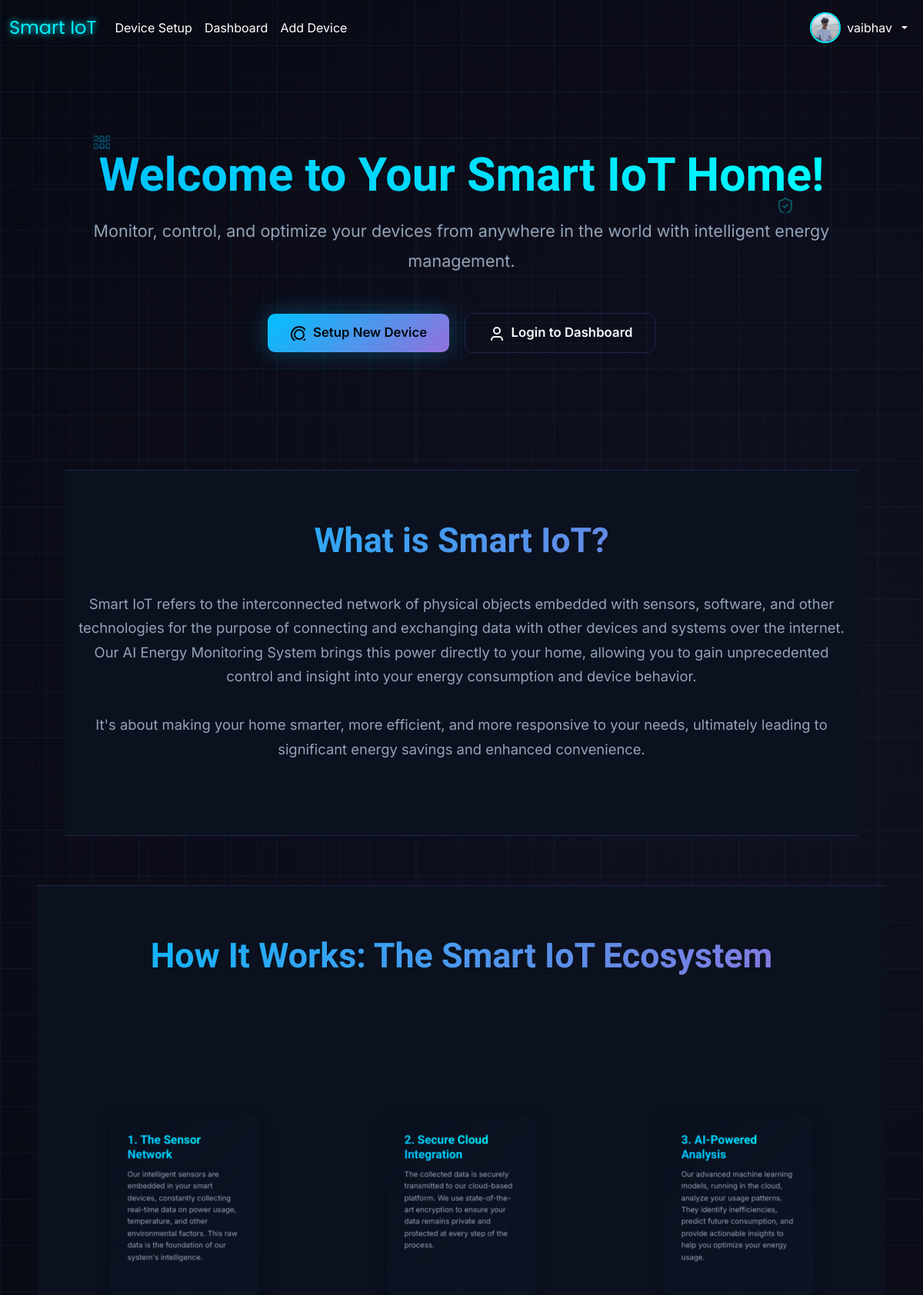
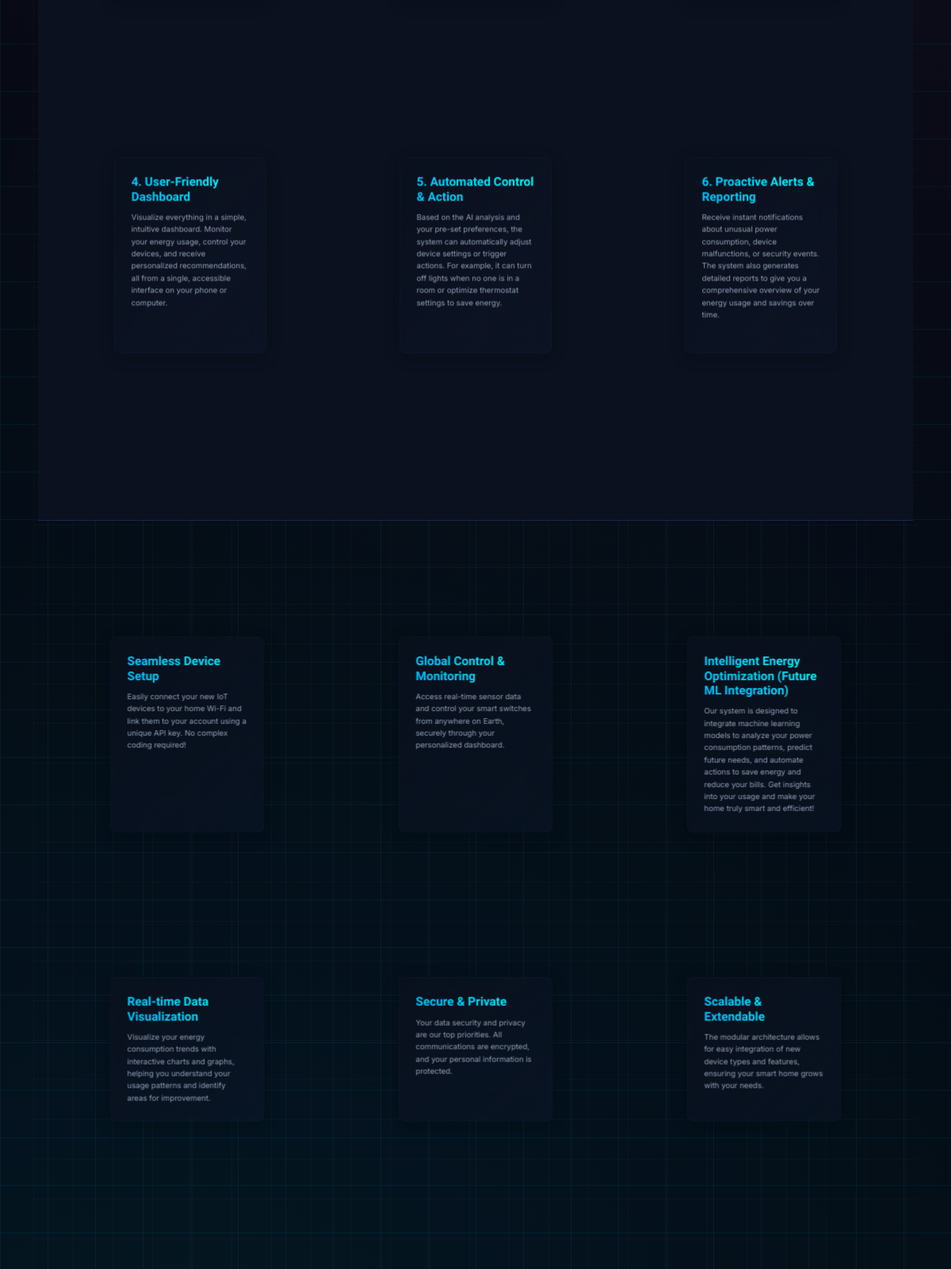
The app's page / (signed in, upper part) with its own data (2 pictures, top to bottom).
### core/models.py (models this page shows, shortened)
class CustomUser(AbstractUser):
    GENDER_CHOICES = [
        ('M', 'Male'),
        ('F', 'Female'),
        ('O', 'Other'),
        ('N', 'Prefer not to say'),
    ]
    phone_number = models.CharField(max_length=15, blank=True, null=True, unique=True)
    date_of_birth = models.DateField(blank=True, null=True)
    gender = models.CharField(max_length=1, choices=GENDER_CHOICES, blank=True, null=True)
    address = models.TextField(blank=True, null=True)
    profile_picture = models.ImageField(upload_to='profile_pics/', blank=True, null=True)
    class Meta:
        verbose_name = 'User'
        verbose_name_plural = 'Users'

### core/views.py (the view)
# urls.py: path('', homepage, name='homepage'),
def homepage(request):
    return render(request, 'core/homepage.html')

### core/templates/core/homepage.html (shortened to what this page needs)
{% extends 'base.html' %}
{% load static %}
{% block head_extra %}
<link href="https://cdnjs.cloudflare.com/ajax/libs/lucide/0.263.1/lucide.min.css" rel="stylesheet">
<link href="https://unpkg.com/aos@2.3.1/dist/aos.css" rel="stylesheet">
{% endblock %}
{% block content %}
<div class="container-full-height">
    <div class="floating-icons">
        <svg class="floating-icon icon" style="color: var(--accent);">
            <path d="M20 13c0 5-3.5 7.5-7.66 8.95a1 1 0 0 1-.67-.01C7.5 20.5 4 18 4 13V6a1 1 0 0 1 1-1c2 0 4.5-1.2 6.24-2.72a1.17 1.17 0 0 1 1.52 0C14.51 3.81 17 5 19 5a1 1 0 0 1 1 1v7z" />
            <path d="m9 12 2 2 4-4" />
        </svg>
    </div>
    <section class="hero-section" data-aos="fade-up">
        <h1 class="hero-title">Welcome to Your Smart IoT Home!</h1>
        <p class="hero-subtitle">Monitor, control, and optimize your devices from anywhere in the world with intelligent energy management.</p>
        <div class="hero-buttons" data-aos="fade-up" data-aos-delay="200">
            <a href="{% url 'device_onboarding' %}" class="btn-custom btn-primary-custom" id="setup-device-btn">
                <svg class="icon"><path d="M12 2a10 10 0 1 0 10 10A10 10 0 0 0 12 2Z" /><path d="M12 18a6 6 0 1 0 0-12 6 6 0 0 0 0 12Z" /></svg>
                Setup New Device
            </a>
            <a href="{% url 'login' %}" class="btn-custom btn-outline-custom">
                <svg class="icon"><path d="M19 21v-2a4 4 0 0 0-4-4H9a4 4 0 0 0-4 4v2" /><circle cx="12" cy="7" r="4" /></svg>
                Login to Dashboard
            </a>
        </div>
    </section>
    <section class="info-section" data-aos="fade-up">
        <h2>What is Smart IoT?</h2>
        <p>Smart IoT refers to the interconnected network of physical objects embedded with sensors, software, and other technologies for the purpose of connecting and exchanging data with other devices and systems over the internet. Our AI Energy Monitoring System brings this power directly to your home, allowing you to gain unprecedented control and insight into your energy consumption and device behavior.</p>
        <p>It's about making your home smarter, more efficient, and more responsive to your needs, ultimately leading to significant energy savings and enhanced convenience.</p>
    </section>
    <section class="info-section" data-aos="fade-up">
    <h2>How It Works: The Smart IoT Ecosystem</h2>
    <div class="features-grid">
        <div class="feature-card" data-aos="zoom-in" data-aos-delay="100">
            <h5>1. The Sensor Network</h5>
            <p>Our intelligent sensors are embedded in your smart devices, constantly collecting real-time data on power usage, temperature, and other environmental factors. This raw data is the foundation of our system's intelligence.</p>
        </div>
        <div class="feature-card" data-aos="zoom-in" data-aos-delay="200">
            <h5>2. Secure Cloud Integration</h5>
            <p>The collected data is securely transmitted to our cloud-based platform. We use state-of-the-art encryption to ensure your data remains private and protected at every step of the process.</p>
        </div>
        <div class="feature-card" data-aos="zoom-in" data-aos-delay="300">
            <h5>3. AI-Powered Analysis</h5>
            <p>Our advanced machine learning models, running in the cloud, analyze your usage patterns. They identify inefficiencies, predict future consumption, and provide actionable insights to help you optimize your energy usage.</p>
        </div>
        <div class="feature-card" data-aos="zoom-in" data-aos-delay="400">
            <h5>4. User-Friendly Dashboard</h5>
            <p>Visualize everything in a simple, intuitive dashboard. Monitor your energy usage, control your devices, and receive personalized recommendations, all from a single, accessible interface on your phone or computer.</p>
        </div>
        <div class="feature-card" data-aos="zoom-in" data-aos-delay="500">
            <h5>5. Automated Control & Action</h5>
            <p>Based on the AI analysis and your pre-set preferences, the system can automatically adjust device settings or trigger actions. For example, it can turn off lights when no one is in a room or optimize thermostat settings to save energy.</p>
        </div>
        <div class="feature-card" data-aos="zoom-in" data-aos-delay="600">
            <h5>6. Proactive Alerts & Reporting</h5>
            <p>Receive instant notifications about unusual power consumption, device malfunctions, or security events. The system also generates detailed reports to give you a comprehensive overview of your energy usage and savings over time.</p>
        </div>
    </div>
</section>
    <section class="features-grid">
        <div class="feature-card" data-aos="zoom-in">
            <h5>Seamless Device Setup</h5>
            <p class="card-text">Easily connect your new IoT devices to your home Wi-Fi and link them to your account using a unique API key. No complex coding required!</p>
        </div>
        <div class="feature-card" data-aos="zoom-in" data-aos-delay="100">
            <h5>Global Control & Monitoring</h5>
            <p class="card-text">Access real-time sensor data and control your smart switches from anywhere on Earth, securely through your personalized dashboard.</p>
        </div>
        <div class="feature-card" data-aos="zoom-in" data-aos-delay="200">
            <h5>Intelligent Energy Optimization (Future ML Integration)</h5>
            <p class="card-text">Our system is designed to integrate machine learning models to analyze your power consumption patterns, predict future needs, and automate actions to save energy and reduce your bills. Get insights into your usage and make your home truly smart and efficient!</p>
        </div>
        <div class="feature-card" data-aos="zoom-in" data-aos-delay="300">
            <h5>Real-time Data Visualization</h5>
            <p class="card-text">Visualize your energy consumption trends with interactive charts and graphs, helping you understand your usage patterns and identify areas for improvement.</p>
        </div>
        <div class="feature-card" data-aos="zoom-in" data-aos-delay="400">
            <h5>Secure & Private</h5>
            <p class="card-text">Your data security and privacy are our top priorities. All communications are encrypted, and your personal information is protected.</p>
        </div>
        <div class="feature-card" data-aos="zoom-in" data-aos-delay="500">
            <h5>Scalable & Extendable</h5>
            <p class="card-text">The modular architecture allows for easy integration of new device types and features, ensuring your smart home grows with your needs.</p>
        </div>
    </section>
</div>
{% endblock %}

### core/templates/base.html (shortened to what this page needs)
{% load static %}
<!DOCTYPE html>
<html lang="en">
<head>
    <link href="https://cdn.jsdelivr.net/npm/bootstrap@5.3.3/dist/css/bootstrap.min.css" rel="stylesheet">
    {% block head_extra %}{% endblock %}
</head>
<body>
    <nav class="navbar navbar-expand-lg navbar-dark sticky-top">
        <div class="container-fluid">
            <a class="navbar-brand"
                href="{% if user.is_authenticated %}{% url 'dashboard:user_dashboard' %}{% else %}{% url 'homepage' %}{% endif %}">
                Smart IoT
            </a>
            <div class="collapse navbar-collapse" id="navbarNav">
                <ul class="navbar-nav me-auto mb-2 mb-lg-0">
                    <li class="nav-item"><a class="nav-link" href="{% url 'device_onboarding' %}">Device Setup</a></li>
                    {% if user.is_authenticated %}
                    <li class="nav-item"><a class="nav-link" href="{% url 'dashboard:user_dashboard' %}">Dashboard</a>
                    </li>
                    <li class="nav-item"><a class="nav-link" href="{% url 'add_device_to_user' %}">Add Device</a></li>
                    {% endif %}
                </ul>
                <ul class="navbar-nav">
                    {% if user.is_authenticated %}
                    <li class="nav-item dropdown">
                        <a class="nav-link dropdown-toggle d-flex align-items-center gap-2" href="#">
                            <img src="{% if user.profile_picture %}{{ user.profile_picture.url }}{% else %}{% static 'images/default-profile.png' %}{% endif %}"
                                class="profile-img" alt="Profile">
                            {{ user.username }}
                        </a>
                    </li>
                    {% else %}
                    <li class="nav-item"><a class="nav-link btn btn-outline-light me-2"
                            href="{% url 'login' %}">Login</a></li>
                    <li class="nav-item"><a class="nav-link btn btn-outline-info" href="{% url 'register' %}">Sign
                            Up</a></li>
                    {% endif %}
                </ul>
            </div>
        </div>
    </nav>
    <main class="container mt-4">
        {% block content %}{% endblock %}
    </main>
</body>
</html>

### core/templates/base.html (style rules this page uses)
body { font-family: 'Inter', sans-serif; background-color: #0e0e0e; color: #fff; }
.navbar-brand { font-family: 'Poppins', sans-serif; color: #00f0ff !important; font-size: 1.5rem; text-shadow: 0 0 8px #00f0ff; }
.nav-link { color: #fff !important; position: relative; }
.profile-img { width: 40px; height: 40px; border-radius: 50%; border: 2px solid #00f0ff; object-fit: cover; }

### records on screen
CustomUser: profile_picture (picture), username "vaibhav"
